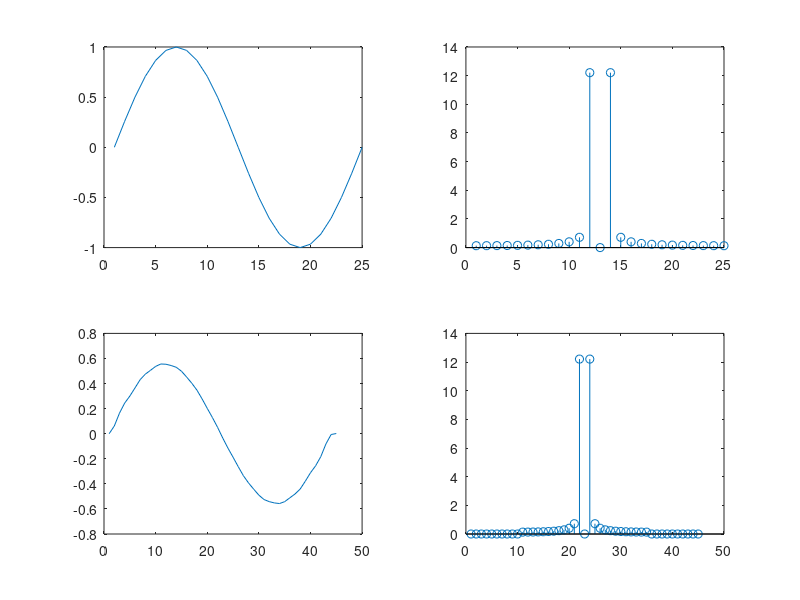

Source code (MATLAB):
%Ejercicio 5
%Se utiliza la transformada de Fourier para interpolar una senal
%lo que se hace es transformar la senal y una vez transformada se le agregan ceros pero a los finales de la senal una vez shifteada
%luego se la destransforma y la senal destransformada es la senal con una interpolacion

%El grafico de arriba es el de la senal original y el de abajo es la interpolada

elementosOriginal    = 25
elementosInterpolada = 45

%Creo que labura mejor si la diferencia entre el numero original de muestras y la interpolada es un numero par
%entonces estoy seguro 	que si pongo l amitad de ceros de cada lado anda bien

t = [0:1/(elementosOriginal-1):1]
x = sin(2*pi*1*t);

subplot(2,2,1);
title("Senal Original")
plot(x);

X = fft(x);
X = fftshift(X);

subplot(2,2,2);
stem(abs(X));

Xexpand = zeros(1,elementosInterpolada);

for i=1:length(X)
	Xexpand(i) = X(i);
end

Xexpand = shift(Xexpand,ceil((elementosInterpolada-elementosOriginal)/2));%muevo la mitad de ceros al otro lado
subplot(2,2,4);
stem(abs(Xexpand));

Xexpand = ifftshift(Xexpand);
xexpand = ifft(Xexpand);

subplot(2,2,3);
title("Interpolacion de Fourier")
plot(real(xexpand));